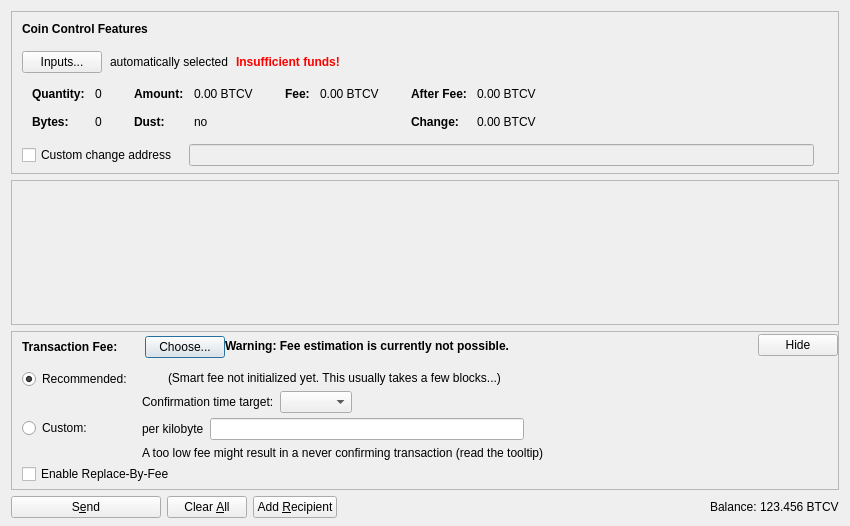
<?xml version="1.0" encoding="UTF-8"?>
<ui version="4.0">
 <class>SendCoinsDialog</class>
 <widget class="QDialog" name="SendCoinsDialog">
  <property name="geometry">
   <rect>
    <x>0</x>
    <y>0</y>
    <width>850</width>
    <height>526</height>
   </rect>
  </property>
  <property name="windowTitle">
   <string>Send Coins</string>
  </property>
  <layout class="QVBoxLayout" name="verticalLayout" stretch="0,1,0,0">
   <property name="bottomMargin">
    <number>8</number>
   </property>
   <item>
    <widget class="QFrame" name="frameCoinControl">
     <property name="sizePolicy">
      <sizepolicy hsizetype="Expanding" vsizetype="Expanding">
       <horstretch>0</horstretch>
       <verstretch>0</verstretch>
      </sizepolicy>
     </property>
     <property name="maximumSize">
      <size>
       <width>16777215</width>
       <height>16777215</height>
      </size>
     </property>
     <property name="frameShape">
      <enum>QFrame::StyledPanel</enum>
     </property>
     <property name="frameShadow">
      <enum>QFrame::Sunken</enum>
     </property>
     <layout class="QVBoxLayout" name="verticalLayoutCoinControl2">
      <property name="spacing">
       <number>0</number>
      </property>
      <property name="leftMargin">
       <number>0</number>
      </property>
      <property name="topMargin">
       <number>0</number>
      </property>
      <property name="rightMargin">
       <number>0</number>
      </property>
      <property name="bottomMargin">
       <number>6</number>
      </property>
      <item>
       <layout class="QVBoxLayout" name="verticalLayoutCoinControl" stretch="0,0,0,0,1">
        <property name="spacing">
         <number>0</number>
        </property>
        <property name="leftMargin">
         <number>10</number>
        </property>
        <property name="topMargin">
         <number>10</number>
        </property>
        <item>
         <layout class="QHBoxLayout" name="horizontalLayoutCoinControl1">
          <property name="bottomMargin">
           <number>15</number>
          </property>
          <item>
           <widget class="QLabel" name="labelCoinControlFeatures">
            <property name="sizePolicy">
             <sizepolicy hsizetype="Preferred" vsizetype="Maximum">
              <horstretch>0</horstretch>
              <verstretch>0</verstretch>
             </sizepolicy>
            </property>
            <property name="font">
             <font>
              <weight>75</weight>
              <bold>true</bold>
             </font>
            </property>
            <property name="styleSheet">
             <string notr="true">font-weight:bold;</string>
            </property>
            <property name="text">
             <string>Coin Control Features</string>
            </property>
           </widget>
          </item>
         </layout>
        </item>
        <item>
         <layout class="QHBoxLayout" name="horizontalLayoutCoinControl2" stretch="0,0,0,0">
          <property name="spacing">
           <number>8</number>
          </property>
          <property name="bottomMargin">
           <number>10</number>
          </property>
          <item>
           <widget class="QPushButton" name="pushButtonCoinControl">
            <property name="styleSheet">
             <string notr="true"/>
            </property>
            <property name="text">
             <string>Inputs...</string>
            </property>
            <property name="autoDefault">
             <bool>false</bool>
            </property>
           </widget>
          </item>
          <item>
           <widget class="QLabel" name="labelCoinControlAutomaticallySelected">
            <property name="text">
             <string>automatically selected</string>
            </property>
            <property name="margin">
             <number>5</number>
            </property>
           </widget>
          </item>
          <item>
           <widget class="QLabel" name="labelCoinControlInsuffFunds">
            <property name="font">
             <font>
              <weight>75</weight>
              <bold>true</bold>
             </font>
            </property>
            <property name="styleSheet">
             <string notr="true">color:red;font-weight:bold;</string>
            </property>
            <property name="text">
             <string>Insufficient funds!</string>
            </property>
            <property name="margin">
             <number>5</number>
            </property>
           </widget>
          </item>
          <item>
           <spacer name="horizontalSpacerCoinControl">
            <property name="orientation">
             <enum>Qt::Horizontal</enum>
            </property>
            <property name="sizeHint" stdset="0">
             <size>
              <width>40</width>
              <height>1</height>
             </size>
            </property>
           </spacer>
          </item>
         </layout>
        </item>
        <item>
         <widget class="QWidget" name="widgetCoinControl" native="true">
          <property name="sizePolicy">
           <sizepolicy hsizetype="Preferred" vsizetype="Preferred">
            <horstretch>0</horstretch>
            <verstretch>0</verstretch>
           </sizepolicy>
          </property>
          <property name="minimumSize">
           <size>
            <width>0</width>
            <height>0</height>
           </size>
          </property>
          <property name="styleSheet">
           <string notr="true"/>
          </property>
          <layout class="QHBoxLayout" name="horizontalLayoutCoinControl5">
           <property name="leftMargin">
            <number>0</number>
           </property>
           <property name="topMargin">
            <number>0</number>
           </property>
           <property name="rightMargin">
            <number>0</number>
           </property>
           <property name="bottomMargin">
            <number>0</number>
           </property>
           <item>
            <layout class="QHBoxLayout" name="horizontalLayoutCoinControl3" stretch="0,0,0,1">
             <property name="spacing">
              <number>20</number>
             </property>
             <property name="topMargin">
              <number>0</number>
             </property>
             <property name="bottomMargin">
              <number>10</number>
             </property>
             <item>
              <layout class="QFormLayout" name="formLayoutCoinControl1">
               <property name="horizontalSpacing">
                <number>10</number>
               </property>
               <property name="verticalSpacing">
                <number>14</number>
               </property>
               <property name="leftMargin">
                <number>10</number>
               </property>
               <property name="topMargin">
                <number>4</number>
               </property>
               <property name="rightMargin">
                <number>6</number>
               </property>
               <item row="0" column="0">
                <widget class="QLabel" name="labelCoinControlQuantityText">
                 <property name="font">
                  <font>
                   <weight>75</weight>
                   <bold>true</bold>
                  </font>
                 </property>
                 <property name="text">
                  <string>Quantity:</string>
                 </property>
                 <property name="margin">
                  <number>0</number>
                 </property>
                </widget>
               </item>
               <item row="0" column="1">
                <widget class="QLabel" name="labelCoinControlQuantity">
                 <property name="cursor">
                  <cursorShape>IBeamCursor</cursorShape>
                 </property>
                 <property name="contextMenuPolicy">
                  <enum>Qt::ActionsContextMenu</enum>
                 </property>
                 <property name="text">
                  <string notr="true">0</string>
                 </property>
                 <property name="margin">
                  <number>0</number>
                 </property>
                 <property name="textInteractionFlags">
                  <set>Qt::LinksAccessibleByMouse|Qt::TextSelectableByKeyboard|Qt::TextSelectableByMouse</set>
                 </property>
                </widget>
               </item>
               <item row="1" column="0">
                <widget class="QLabel" name="labelCoinControlBytesText">
                 <property name="font">
                  <font>
                   <weight>75</weight>
                   <bold>true</bold>
                  </font>
                 </property>
                 <property name="text">
                  <string>Bytes:</string>
                 </property>
                </widget>
               </item>
               <item row="1" column="1">
                <widget class="QLabel" name="labelCoinControlBytes">
                 <property name="cursor">
                  <cursorShape>IBeamCursor</cursorShape>
                 </property>
                 <property name="contextMenuPolicy">
                  <enum>Qt::ActionsContextMenu</enum>
                 </property>
                 <property name="text">
                  <string notr="true">0</string>
                 </property>
                 <property name="textInteractionFlags">
                  <set>Qt::LinksAccessibleByMouse|Qt::TextSelectableByKeyboard|Qt::TextSelectableByMouse</set>
                 </property>
                </widget>
               </item>
              </layout>
             </item>
             <item>
              <layout class="QFormLayout" name="formLayoutCoinControl2">
               <property name="horizontalSpacing">
                <number>10</number>
               </property>
               <property name="verticalSpacing">
                <number>14</number>
               </property>
               <property name="leftMargin">
                <number>6</number>
               </property>
               <property name="topMargin">
                <number>4</number>
               </property>
               <property name="rightMargin">
                <number>6</number>
               </property>
               <item row="0" column="0">
                <widget class="QLabel" name="labelCoinControlAmountText">
                 <property name="font">
                  <font>
                   <weight>75</weight>
                   <bold>true</bold>
                  </font>
                 </property>
                 <property name="text">
                  <string>Amount:</string>
                 </property>
                 <property name="margin">
                  <number>0</number>
                 </property>
                </widget>
               </item>
               <item row="0" column="1">
                <widget class="QLabel" name="labelCoinControlAmount">
                 <property name="cursor">
                  <cursorShape>IBeamCursor</cursorShape>
                 </property>
                 <property name="contextMenuPolicy">
                  <enum>Qt::ActionsContextMenu</enum>
                 </property>
                 <property name="text">
                  <string notr="true">0.00 BTCV</string>
                 </property>
                 <property name="textInteractionFlags">
                  <set>Qt::LinksAccessibleByMouse|Qt::TextSelectableByKeyboard|Qt::TextSelectableByMouse</set>
                 </property>
                </widget>
               </item>
               <item row="1" column="0">
                <widget class="QLabel" name="labelCoinControlLowOutputText">
                 <property name="font">
                  <font>
                   <weight>75</weight>
                   <bold>true</bold>
                  </font>
                 </property>
                 <property name="text">
                  <string>Dust:</string>
                 </property>
                </widget>
               </item>
               <item row="1" column="1">
                <widget class="QLabel" name="labelCoinControlLowOutput">
                 <property name="cursor">
                  <cursorShape>IBeamCursor</cursorShape>
                 </property>
                 <property name="contextMenuPolicy">
                  <enum>Qt::ActionsContextMenu</enum>
                 </property>
                 <property name="text">
                  <string notr="true">no</string>
                 </property>
                 <property name="textInteractionFlags">
                  <set>Qt::LinksAccessibleByMouse|Qt::TextSelectableByKeyboard|Qt::TextSelectableByMouse</set>
                 </property>
                </widget>
               </item>
              </layout>
             </item>
             <item>
              <layout class="QFormLayout" name="formLayoutCoinControl3">
               <property name="horizontalSpacing">
                <number>10</number>
               </property>
               <property name="verticalSpacing">
                <number>14</number>
               </property>
               <property name="leftMargin">
                <number>6</number>
               </property>
               <property name="topMargin">
                <number>4</number>
               </property>
               <property name="rightMargin">
                <number>6</number>
               </property>
               <item row="0" column="0">
                <widget class="QLabel" name="labelCoinControlFeeText">
                 <property name="font">
                  <font>
                   <weight>75</weight>
                   <bold>true</bold>
                  </font>
                 </property>
                 <property name="text">
                  <string>Fee:</string>
                 </property>
                 <property name="margin">
                  <number>0</number>
                 </property>
                </widget>
               </item>
               <item row="0" column="1">
                <widget class="QLabel" name="labelCoinControlFee">
                 <property name="cursor">
                  <cursorShape>IBeamCursor</cursorShape>
                 </property>
                 <property name="contextMenuPolicy">
                  <enum>Qt::ActionsContextMenu</enum>
                 </property>
                 <property name="text">
                  <string notr="true">0.00 BTCV</string>
                 </property>
                 <property name="textInteractionFlags">
                  <set>Qt::LinksAccessibleByMouse|Qt::TextSelectableByKeyboard|Qt::TextSelectableByMouse</set>
                 </property>
                </widget>
               </item>
              </layout>
             </item>
             <item>
              <layout class="QFormLayout" name="formLayoutCoinControl4">
               <property name="horizontalSpacing">
                <number>10</number>
               </property>
               <property name="verticalSpacing">
                <number>14</number>
               </property>
               <property name="leftMargin">
                <number>6</number>
               </property>
               <property name="topMargin">
                <number>4</number>
               </property>
               <property name="rightMargin">
                <number>6</number>
               </property>
               <item row="0" column="0">
                <widget class="QLabel" name="labelCoinControlAfterFeeText">
                 <property name="font">
                  <font>
                   <weight>75</weight>
                   <bold>true</bold>
                  </font>
                 </property>
                 <property name="text">
                  <string>After Fee:</string>
                 </property>
                 <property name="margin">
                  <number>0</number>
                 </property>
                </widget>
               </item>
               <item row="0" column="1">
                <widget class="QLabel" name="labelCoinControlAfterFee">
                 <property name="cursor">
                  <cursorShape>IBeamCursor</cursorShape>
                 </property>
                 <property name="contextMenuPolicy">
                  <enum>Qt::ActionsContextMenu</enum>
                 </property>
                 <property name="text">
                  <string notr="true">0.00 BTCV</string>
                 </property>
                 <property name="textInteractionFlags">
                  <set>Qt::LinksAccessibleByMouse|Qt::TextSelectableByKeyboard|Qt::TextSelectableByMouse</set>
                 </property>
                </widget>
               </item>
               <item row="1" column="0">
                <widget class="QLabel" name="labelCoinControlChangeText">
                 <property name="font">
                  <font>
                   <weight>75</weight>
                   <bold>true</bold>
                  </font>
                 </property>
                 <property name="text">
                  <string>Change:</string>
                 </property>
                </widget>
               </item>
               <item row="1" column="1">
                <widget class="QLabel" name="labelCoinControlChange">
                 <property name="cursor">
                  <cursorShape>IBeamCursor</cursorShape>
                 </property>
                 <property name="contextMenuPolicy">
                  <enum>Qt::ActionsContextMenu</enum>
                 </property>
                 <property name="text">
                  <string notr="true">0.00 BTCV</string>
                 </property>
                 <property name="textInteractionFlags">
                  <set>Qt::LinksAccessibleByMouse|Qt::TextSelectableByKeyboard|Qt::TextSelectableByMouse</set>
                 </property>
                </widget>
               </item>
              </layout>
             </item>
            </layout>
           </item>
          </layout>
         </widget>
        </item>
        <item>
         <layout class="QHBoxLayout" name="horizontalLayoutCoinControl4" stretch="0,0,0">
          <property name="spacing">
           <number>12</number>
          </property>
          <property name="sizeConstraint">
           <enum>QLayout::SetDefaultConstraint</enum>
          </property>
          <property name="topMargin">
           <number>5</number>
          </property>
          <property name="rightMargin">
           <number>5</number>
          </property>
          <item>
           <widget class="QCheckBox" name="checkBoxCoinControlChange">
            <property name="toolTip">
             <string>If this is activated, but the change address is empty or invalid, change will be sent to a newly generated address.</string>
            </property>
            <property name="text">
             <string>Custom change address</string>
            </property>
           </widget>
          </item>
          <item>
           <widget class="QValidatedLineEdit" name="lineEditCoinControlChange">
            <property name="enabled">
             <bool>false</bool>
            </property>
            <property name="sizePolicy">
             <sizepolicy hsizetype="Expanding" vsizetype="Fixed">
              <horstretch>0</horstretch>
              <verstretch>0</verstretch>
             </sizepolicy>
            </property>
           </widget>
          </item>
          <item>
           <widget class="QLabel" name="labelCoinControlChangeLabel">
            <property name="sizePolicy">
             <sizepolicy hsizetype="Preferred" vsizetype="Expanding">
              <horstretch>0</horstretch>
              <verstretch>0</verstretch>
             </sizepolicy>
            </property>
            <property name="minimumSize">
             <size>
              <width>0</width>
              <height>0</height>
             </size>
            </property>
            <property name="text">
             <string/>
            </property>
            <property name="margin">
             <number>3</number>
            </property>
           </widget>
          </item>
         </layout>
        </item>
        <item>
         <spacer name="verticalSpacerCoinControl">
          <property name="orientation">
           <enum>Qt::Vertical</enum>
          </property>
          <property name="sizeHint" stdset="0">
           <size>
            <width>800</width>
            <height>1</height>
           </size>
          </property>
         </spacer>
        </item>
       </layout>
      </item>
     </layout>
    </widget>
   </item>
   <item>
    <widget class="QScrollArea" name="scrollArea">
     <property name="widgetResizable">
      <bool>true</bool>
     </property>
     <widget class="QWidget" name="scrollAreaWidgetContents">
      <property name="geometry">
       <rect>
        <x>0</x>
        <y>0</y>
        <width>830</width>
        <height>104</height>
       </rect>
      </property>
      <layout class="QVBoxLayout" name="verticalLayout_2" stretch="0,1">
       <property name="leftMargin">
        <number>0</number>
       </property>
       <property name="topMargin">
        <number>0</number>
       </property>
       <property name="rightMargin">
        <number>0</number>
       </property>
       <property name="bottomMargin">
        <number>0</number>
       </property>
       <item>
        <layout class="QVBoxLayout" name="entries">
         <property name="spacing">
          <number>6</number>
         </property>
        </layout>
       </item>
       <item>
        <spacer name="verticalSpacer">
         <property name="orientation">
          <enum>Qt::Vertical</enum>
         </property>
         <property name="sizeHint" stdset="0">
          <size>
           <width>20</width>
           <height>40</height>
          </size>
         </property>
        </spacer>
       </item>
      </layout>
     </widget>
    </widget>
   </item>
   <item>
    <widget class="QFrame" name="frameFee">
     <property name="sizePolicy">
      <sizepolicy hsizetype="Expanding" vsizetype="Expanding">
       <horstretch>0</horstretch>
       <verstretch>0</verstretch>
      </sizepolicy>
     </property>
     <property name="maximumSize">
      <size>
       <width>16777215</width>
       <height>16777215</height>
      </size>
     </property>
     <property name="frameShape">
      <enum>QFrame::StyledPanel</enum>
     </property>
     <property name="frameShadow">
      <enum>QFrame::Sunken</enum>
     </property>
     <layout class="QVBoxLayout" name="verticalLayoutFee1">
      <property name="spacing">
       <number>0</number>
      </property>
      <property name="leftMargin">
       <number>0</number>
      </property>
      <property name="topMargin">
       <number>0</number>
      </property>
      <property name="rightMargin">
       <number>0</number>
      </property>
      <property name="bottomMargin">
       <number>0</number>
      </property>
      <item>
       <layout class="QVBoxLayout" name="verticalLayoutFee2" stretch="0,0,0">
        <property name="spacing">
         <number>0</number>
        </property>
        <property name="leftMargin">
         <number>10</number>
        </property>
        <property name="topMargin">
         <number>0</number>
        </property>
        <item>
         <layout class="QHBoxLayout" name="horizontalLayoutFee1">
          <property name="bottomMargin">
           <number>0</number>
          </property>
          <item>
           <layout class="QVBoxLayout" name="verticalLayoutFee7">
            <property name="spacing">
             <number>0</number>
            </property>
            <item>
             <spacer name="verticalSpacerSmartFee">
              <property name="orientation">
               <enum>Qt::Vertical</enum>
              </property>
              <property name="sizeType">
               <enum>QSizePolicy::Fixed</enum>
              </property>
              <property name="sizeHint" stdset="0">
               <size>
                <width>1</width>
                <height>4</height>
               </size>
              </property>
             </spacer>
            </item>
            <item>
             <layout class="QHBoxLayout" name="horizontalLayoutSmartFee">
              <property name="spacing">
               <number>10</number>
              </property>
              <item>
               <widget class="QLabel" name="labelFeeHeadline">
                <property name="sizePolicy">
                 <sizepolicy hsizetype="Preferred" vsizetype="Maximum">
                  <horstretch>0</horstretch>
                  <verstretch>0</verstretch>
                 </sizepolicy>
                </property>
                <property name="font">
                 <font>
                  <weight>75</weight>
                  <bold>true</bold>
                 </font>
                </property>
                <property name="styleSheet">
                 <string notr="true">font-weight:bold;</string>
                </property>
                <property name="text">
                 <string>Transaction Fee:</string>
                </property>
               </widget>
              </item>
              <item>
               <widget class="QLabel" name="labelFeeMinimized">
                <property name="text">
                 <string/>
                </property>
               </widget>
              </item>
              <item>
               <widget class="QPushButton" name="buttonChooseFee">
                <property name="text">
                 <string>Choose...</string>
                </property>
               </widget>
              </item>
             </layout>
            </item>
            <item>
             <spacer name="verticalSpacer_5">
              <property name="orientation">
               <enum>Qt::Vertical</enum>
              </property>
              <property name="sizeHint" stdset="0">
               <size>
                <width>1</width>
                <height>1</height>
               </size>
              </property>
             </spacer>
            </item>
           </layout>
          </item>
          <item>
           <widget class="QLabel" name="fallbackFeeWarningLabel">
            <property name="toolTip">
             <string>Using the fallbackfee can result in sending a transaction that will take several hours or days (or never) to confirm. Consider choosing your fee manually or wait until you have validated the complete chain.</string>
            </property>
            <property name="font">
            <font>
                <weight>75</weight>
                <bold>true</bold>
            </font>
            </property>
            <property name="text">
             <string>Warning: Fee estimation is currently not possible.</string>
            </property>
            <property name="wordWrap">
             <bool>false</bool>
            </property>
           </widget>
          </item>
          <item>
           <spacer name="horizontalSpacer_4">
            <property name="orientation">
             <enum>Qt::Horizontal</enum>
            </property>
            <property name="sizeType">
             <enum>QSizePolicy::MinimumExpanding</enum>
            </property>
            <property name="sizeHint" stdset="0">
             <size>
              <width>40</width>
              <height>20</height>
             </size>
            </property>
           </spacer>
          </item>
          <item>
           <widget class="QPushButton" name="buttonMinimizeFee">
            <property name="toolTip">
             <string>Hide transaction fee settings</string>
            </property>
            <property name="text">
             <string>Hide</string>
            </property>
           </widget>
          </item>
         </layout>
        </item>
        <item>
         <widget class="QFrame" name="frameFeeSelection">
          <layout class="QVBoxLayout" name="verticalLayoutFee12">
           <property name="spacing">
            <number>0</number>
           </property>
           <property name="leftMargin">
            <number>0</number>
           </property>
           <property name="topMargin">
            <number>0</number>
           </property>
           <property name="rightMargin">
            <number>0</number>
           </property>
           <property name="bottomMargin">
            <number>0</number>
           </property>
           <item>
            <layout class="QGridLayout" name="gridLayoutFee">
             <property name="topMargin">
              <number>10</number>
             </property>
             <property name="bottomMargin">
              <number>4</number>
             </property>
             <property name="horizontalSpacing">
              <number>10</number>
             </property>
             <property name="verticalSpacing">
              <number>4</number>
             </property>
             <item row="1" column="1">
              <layout class="QVBoxLayout" name="verticalLayoutFee8">
               <property name="spacing">
                <number>6</number>
               </property>
               <item>
                <layout class="QHBoxLayout" name="horizontalLayoutFee13">
                 <item>
                  <widget class="QLabel" name="labelCustomPerKilobyte">
                   <property name="toolTip">
                    <string>Specify a custom fee per kB (1,000 bytes) of the transaction's virtual size.

Note:  Since the fee is calculated on a per-byte basis, a fee of "100 satoshis per kB" for a transaction size of 500 bytes (half of 1 kB) would ultimately yield a fee of only 50 satoshis.</string>
                   </property>
                   <property name="text">
                    <string>per kilobyte</string>
                   </property>
                  </widget>
                 </item>
                 <item>
                  <widget class="BitcoinAmountField" name="customFee"/>
                 </item>
                 <item>
                  <spacer name="horizontalSpacer_6">
                   <property name="orientation">
                    <enum>Qt::Horizontal</enum>
                   </property>
                   <property name="sizeHint" stdset="0">
                    <size>
                     <width>1</width>
                     <height>1</height>
                    </size>
                   </property>
                  </spacer>
                 </item>
                </layout>
               </item>
               <item>
                <layout class="QHBoxLayout" name="horizontalLayoutFee8">
                 <item>
                  <widget class="QLabel" name="labelCustomFeeWarning">
                   <property name="enabled">
                    <bool>true</bool>
                   </property>
                   <property name="toolTip">
                    <string>When there is less transaction volume than space in the blocks, miners as well as relaying nodes may enforce a minimum fee. Paying only this minimum fee is just fine, but be aware that this can result in a never confirming transaction once there is more demand for bitcoin transactions than the network can process.</string>
                   </property>
                   <property name="text">
                    <string>A too low fee might result in a never confirming transaction (read the tooltip)</string>
                   </property>
                  </widget>
                 </item>
                 <item>
                  <spacer name="horizontalSpacer_2">
                   <property name="orientation">
                    <enum>Qt::Horizontal</enum>
                   </property>
                   <property name="sizeHint" stdset="0">
                    <size>
                     <width>1</width>
                     <height>1</height>
                    </size>
                   </property>
                  </spacer>
                 </item>
                </layout>
               </item>
              </layout>
             </item>
             <item row="0" column="0">
              <layout class="QVBoxLayout" name="verticalLayoutFee4" stretch="0,1">
               <item>
                <widget class="QRadioButton" name="radioSmartFee">
                 <property name="text">
                  <string>Recommended:</string>
                 </property>
                 <property name="checked">
                  <bool>true</bool>
                 </property>
                 <attribute name="buttonGroup">
                  <string notr="true">groupFee</string>
                 </attribute>
                </widget>
               </item>
               <item>
                <spacer name="verticalSpacer_2">
                 <property name="orientation">
                  <enum>Qt::Vertical</enum>
                 </property>
                 <property name="sizeHint" stdset="0">
                  <size>
                   <width>1</width>
                   <height>1</height>
                  </size>
                 </property>
                </spacer>
               </item>
              </layout>
             </item>
             <item row="1" column="0">
              <layout class="QVBoxLayout" name="verticalLayoutFee9" stretch="0,1">
               <item>
                <widget class="QRadioButton" name="radioCustomFee">
                 <property name="text">
                  <string>Custom:</string>
                 </property>
                 <attribute name="buttonGroup">
                  <string notr="true">groupFee</string>
                 </attribute>
                </widget>
               </item>
               <item>
                <spacer name="verticalSpacer_6">
                 <property name="orientation">
                  <enum>Qt::Vertical</enum>
                 </property>
                 <property name="sizeHint" stdset="0">
                  <size>
                   <width>1</width>
                   <height>1</height>
                  </size>
                 </property>
                </spacer>
               </item>
              </layout>
             </item>
             <item row="0" column="1">
              <layout class="QVBoxLayout" name="verticalLayoutFee3" stretch="0,0,1">
               <property name="spacing">
                <number>6</number>
               </property>
               <property name="topMargin">
                <number>2</number>
               </property>
               <item>
                <layout class="QHBoxLayout" name="horizontalLayoutFee12">
                 <item>
                  <widget class="QLabel" name="labelSmartFee">
                   <property name="text">
                    <string/>
                   </property>
                  </widget>
                 </item>
                 <item>
                  <widget class="QLabel" name="labelFeeEstimation">
                   <property name="text">
                    <string/>
                   </property>
                  </widget>
                 </item>
                 <item>
                  <widget class="QLabel" name="labelSmartFee2">
                   <property name="text">
                    <string>(Smart fee not initialized yet. This usually takes a few blocks...)</string>
                   </property>
                  </widget>
                 </item>
                 <item>
                  <spacer name="horizontalSpacer_5">
                   <property name="orientation">
                    <enum>Qt::Horizontal</enum>
                   </property>
                   <property name="sizeHint" stdset="0">
                    <size>
                     <width>1</width>
                     <height>1</height>
                    </size>
                   </property>
                  </spacer>
                 </item>
                </layout>
               </item>
               <item>
                <layout class="QHBoxLayout" name="horizontalLayoutFee9">
                 <item>
                  <layout class="QVBoxLayout" name="verticalLayoutFee6">
                   <item>
                    <widget class="QLabel" name="labelSmartFee3">
                     <property name="text">
                      <string>Confirmation time target:</string>
                     </property>
                    </widget>
                   </item>
                  </layout>
                 </item>
                 <item>
                  <layout class="QVBoxLayout" name="verticalLayoutFee5">
                   <property name="rightMargin">
                    <number>30</number>
                   </property>
                   <item>
                    <layout class="QHBoxLayout" name="horizontalLayoutConfTarget">
                     <property name="bottomMargin">
                      <number>0</number>
                     </property>
                     <item>
                      <widget class="QComboBox" name="confTargetSelector"/>
                     </item>
                     <item>
                      <spacer name="horizontalSpacerConfTarget">
                       <property name="orientation">
                        <enum>Qt::Horizontal</enum>
                       </property>
                       <property name="sizeHint" stdset="0">
                        <size>
                         <width>40</width>
                         <height>20</height>
                        </size>
                       </property>
                      </spacer>
                     </item>
                    </layout>
                   </item>
                  </layout>
                 </item>
                </layout>
               </item>
               <item>
                <spacer name="verticalSpacer_4">
                 <property name="orientation">
                  <enum>Qt::Vertical</enum>
                 </property>
                 <property name="sizeHint" stdset="0">
                  <size>
                   <width>1</width>
                   <height>1</height>
                  </size>
                 </property>
                </spacer>
               </item>
              </layout>
             </item>
            </layout>
           </item>
           <item>
            <widget class="QCheckBox" name="optInRBF">
             <property name="text">
              <string>Enable Replace-By-Fee</string>
             </property>
             <property name="toolTip">
              <string>With Replace-By-Fee (BIP-125) you can increase a transaction's fee after it is sent. Without this, a higher fee may be recommended to compensate for increased transaction delay risk.</string>
             </property>
            </widget>
           </item>
          </layout>
         </widget>
        </item>
        <item>
         <spacer name="verticalSpacerFee">
          <property name="orientation">
           <enum>Qt::Vertical</enum>
          </property>
          <property name="sizeHint" stdset="0">
           <size>
            <width>40</width>
            <height>5</height>
           </size>
          </property>
         </spacer>
        </item>
       </layout>
      </item>
     </layout>
    </widget>
   </item>
   <item>
    <layout class="QHBoxLayout" name="horizontalLayout">
     <item>
      <widget class="QPushButton" name="sendButton">
       <property name="minimumSize">
        <size>
         <width>150</width>
         <height>0</height>
        </size>
       </property>
       <property name="toolTip">
        <string>Confirm the send action</string>
       </property>
       <property name="text">
        <string>S&amp;end</string>
       </property>
       <property name="icon">
        <iconset resource="../bitcoin.qrc">
         <normaloff>:/icons/send</normaloff>:/icons/send</iconset>
       </property>
       <property name="autoDefault">
        <bool>false</bool>
       </property>
       <property name="default">
        <bool>false</bool>
       </property>
      </widget>
     </item>
     <item>
      <widget class="QPushButton" name="clearButton">
       <property name="sizePolicy">
        <sizepolicy hsizetype="Minimum" vsizetype="Fixed">
         <horstretch>0</horstretch>
         <verstretch>0</verstretch>
        </sizepolicy>
       </property>
       <property name="toolTip">
        <string>Clear all fields of the form.</string>
       </property>
       <property name="text">
        <string>Clear &amp;All</string>
       </property>
       <property name="icon">
        <iconset resource="../bitcoin.qrc">
         <normaloff>:/icons/remove</normaloff>:/icons/remove</iconset>
       </property>
       <property name="autoDefault">
        <bool>false</bool>
       </property>
      </widget>
     </item>
     <item>
      <widget class="QPushButton" name="addButton">
       <property name="toolTip">
        <string>Send to multiple recipients at once</string>
       </property>
       <property name="text">
        <string>Add &amp;Recipient</string>
       </property>
       <property name="icon">
        <iconset resource="../bitcoin.qrc">
         <normaloff>:/icons/add</normaloff>:/icons/add</iconset>
       </property>
       <property name="autoDefault">
        <bool>false</bool>
       </property>
      </widget>
     </item>
     <item>
      <spacer name="horizontalSpacer">
       <property name="orientation">
        <enum>Qt::Horizontal</enum>
       </property>
       <property name="sizeHint" stdset="0">
        <size>
         <width>40</width>
         <height>20</height>
        </size>
       </property>
      </spacer>
     </item>
     <item>
      <layout class="QHBoxLayout" name="horizontalLayout_2">
       <property name="spacing">
        <number>3</number>
       </property>
       <item>
        <widget class="QLabel" name="labelBalanceName">
         <property name="sizePolicy">
          <sizepolicy hsizetype="Preferred" vsizetype="Fixed">
           <horstretch>0</horstretch>
           <verstretch>0</verstretch>
          </sizepolicy>
         </property>
         <property name="text">
          <string>Balance:</string>
         </property>
        </widget>
       </item>
       <item>
        <widget class="QLabel" name="labelBalance">
         <property name="sizePolicy">
          <sizepolicy hsizetype="Preferred" vsizetype="Fixed">
           <horstretch>0</horstretch>
           <verstretch>0</verstretch>
          </sizepolicy>
         </property>
         <property name="cursor">
          <cursorShape>IBeamCursor</cursorShape>
         </property>
         <property name="text">
          <string notr="true">123.456 BTCV</string>
         </property>
         <property name="textInteractionFlags">
          <set>Qt::LinksAccessibleByMouse|Qt::TextSelectableByKeyboard|Qt::TextSelectableByMouse</set>
         </property>
        </widget>
       </item>
      </layout>
     </item>
    </layout>
   </item>
  </layout>
 </widget>
 <customwidgets>
  <customwidget>
   <class>QValidatedLineEdit</class>
   <extends>QLineEdit</extends>
   <header>qt/qvalidatedlineedit.h</header>
  </customwidget>
  <customwidget>
   <class>BitcoinAmountField</class>
   <extends>QLineEdit</extends>
   <header>qt/bitcoinamountfield.h</header>
   <container>1</container>
  </customwidget>
 </customwidgets>
 <resources>
  <include location="../bitcoin.qrc"/>
 </resources>
 <connections/>
 <buttongroups>
  <buttongroup name="groupFee"/>
 </buttongroups>
</ui>
